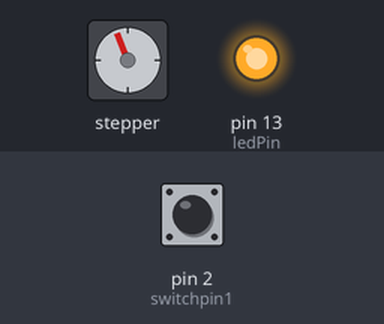
A sketch run on a simulated Arduino Uno, built with avr-gcc and run on an emulated ATmega328P. Shown: stepper motor, output pins drawn as LEDs (lit = HIGH). Wiring (inferred from the names in the program): stepper motor (2048 steps per turn assumed): coils pin 8, pin 9, pin 10, pin 11. The inputs (shaded band) are chosen by the test bench; at power-on: pin 2 (switchpin1) HIGH. Pins used as bus, display or sensor lines are not drawn.

Above: at 1.21 s.
1.3 s: pin 2 (switchpin1) pulled LOW for 0.15 s
At 1.45 s:
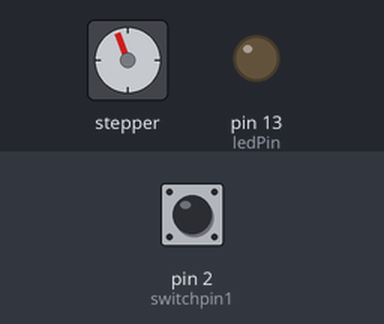
4.3 s: pin 2 (switchpin1) pulled LOW for 1 s
At 4.52 s:
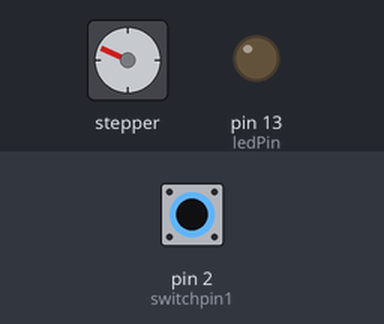
7.3 s: pin 2 (switchpin1) pulled LOW for 0.15 s
At 7.48 s:
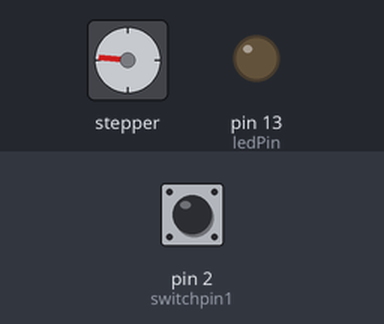
10.3 s: pin 2 (switchpin1) pulled LOW for 3.2 s
At 10.46 s:
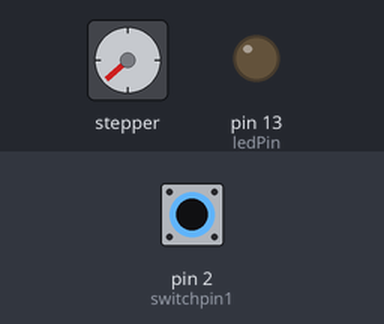
18.0 s: pin 2 (switchpin1) pulled LOW for 0.15 s
At 18.13 s:
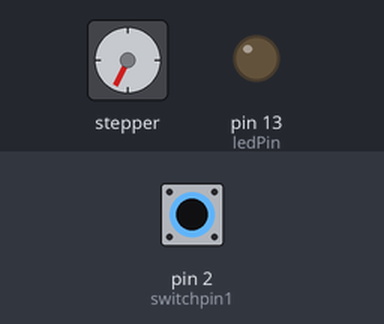
21.0 s: pin 2 (switchpin1) pulled LOW for 1 s
At 21.2 s:
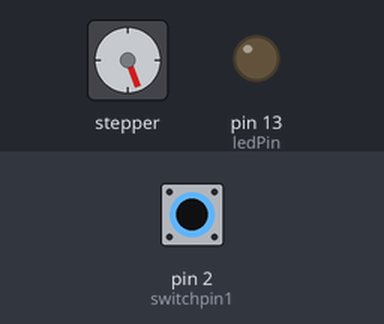
Timing chart, 0 to 26.6 s (numbered marks = the images above; inputs shaded):
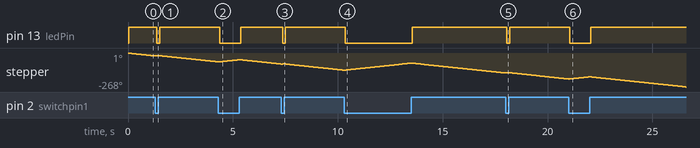

The sketch:

UV_Exposure_Box.ino
```cpp
//Program for running a mototech unipolar 5-wire stepper motor
//With a ULN2003 transistor array.

int motorPin1 = 8; //Brown
int motorPin2 = 9; //Yellow
int motorPin3 = 10;//Black
int motorPin4 = 11;//Orange
int switchpin1 = 2;
int pinstate1 = 0;    // Stores the state of the switch
int oldpinstate1 = 0; //Previous state of the switch
int delayTime = 10; // This delay will adjust the motor speed (Lower = faster)
int ledPin =  13;  //Onboard LED for indicating the state of switchpin1
void setup()
{
  pinMode(motorPin1, OUTPUT);
  pinMode(motorPin2, OUTPUT);
  pinMode(motorPin3, OUTPUT);
  pinMode(motorPin4, OUTPUT);
  pinMode(switchpin1, INPUT);
  pinMode(ledPin, OUTPUT);
}

void loop()
{
 pinstate1 = digitalRead(switchpin1); //Reads the state of the switch
 if(pinstate1 == LOW)
 {
  CRotation();						  //Clockwise rotation

   digitalWrite(ledPin, LOW);
   pinstate1 = oldpinstate1;
   pinstate1 = digitalRead(switchpin1);
 }
 else
 {
 CCRotation();						  //Counter clockwise rotation
 pinstate1 = oldpinstate1;
 digitalWrite(ledPin, HIGH);
 pinstate1 = digitalRead(switchpin1);


 }
}

void CRotation()
{
  digitalWrite(motorPin1, HIGH);
  digitalWrite(motorPin2, LOW);
  digitalWrite(motorPin3, LOW);
  digitalWrite(motorPin4, LOW);
  delay(delayTime);
  digitalWrite(motorPin1, LOW);
  digitalWrite(motorPin2, HIGH);
  digitalWrite(motorPin3, LOW);
  digitalWrite(motorPin4, LOW);
  delay(delayTime);
  digitalWrite(motorPin1, LOW);
  digitalWrite(motorPin2, LOW);
  digitalWrite(motorPin3, HIGH);
  digitalWrite(motorPin4, LOW);
  delay(delayTime);
  digitalWrite(motorPin1, LOW);
  digitalWrite(motorPin2, LOW);
  digitalWrite(motorPin3, LOW);
  digitalWrite(motorPin4, HIGH);
  delay(delayTime);
}
void CCRotation()
{
  digitalWrite(motorPin1, LOW);
  digitalWrite(motorPin2, LOW);
  digitalWrite(motorPin3, LOW);
  digitalWrite(motorPin4, HIGH);
  delay(delayTime);
  digitalWrite(motorPin1, LOW);
  digitalWrite(motorPin2, LOW);
  digitalWrite(motorPin3, HIGH);
  digitalWrite(motorPin4, LOW);
  delay(delayTime);
  digitalWrite(motorPin1, LOW);
  digitalWrite(motorPin2, HIGH);
  digitalWrite(motorPin3, LOW);
  digitalWrite(motorPin4, LOW);
  delay(delayTime);
  digitalWrite(motorPin1, HIGH);
  digitalWrite(motorPin2, LOW);
  digitalWrite(motorPin3, LOW);
  digitalWrite(motorPin4, LOW);
  delay(delayTime);
}
```

Measured:
- after the input at 1.3 s, pin 13 (ledPin): HIGH → LOW after 0.06 s, → HIGH 0.16 s later
- after the input at 4.3 s, pin 13 (ledPin): HIGH → LOW after 0.07 s, → HIGH 1.0 s later
- after the input at 7.3 s, pin 13 (ledPin): HIGH → LOW after 0.08 s, → HIGH 0.12 s later
- after the input at 10.3 s, pin 13 (ledPin): HIGH → LOW after 0.05 s, → HIGH 3.2 s later
- after the input at 18.0 s, pin 13 (ledPin): HIGH → LOW after 0.05 s, → HIGH 0.16 s later
- after the input at 21.0 s, pin 13 (ledPin): HIGH → LOW after 0.05 s, → HIGH 1.0 s later
